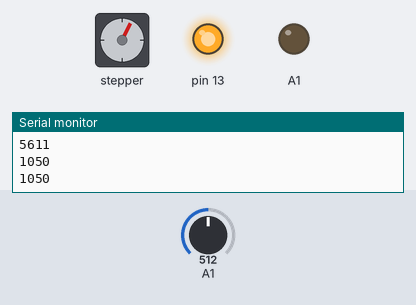
Bench run of a sketch on a simulated Arduino Uno, built with avr-gcc and run on an emulated ATmega328P. Parts: stepper motor, output pins drawn as LEDs (lit = HIGH), the last lines printed to the serial monitor. The test bench sets the inputs (shaded band); at power-on: A1 = 512. Stepper angles assume 200 steps per turn.

Above: at 3.7 s.
3.8 s: A1 set to 610
At 4.08 s:
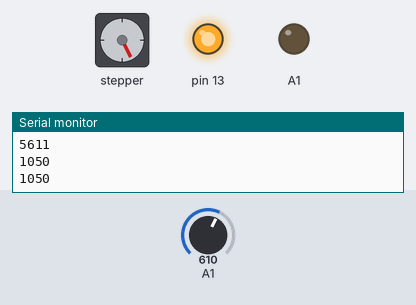
7.3 s: A1 set to 590
At 7.49 s:
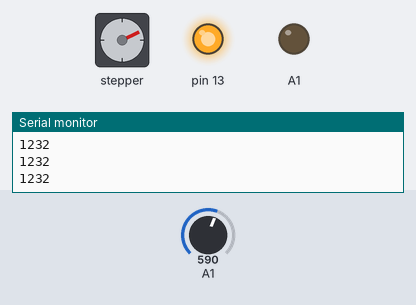
10.8 s: A1 set to 511
At 11.19 s:
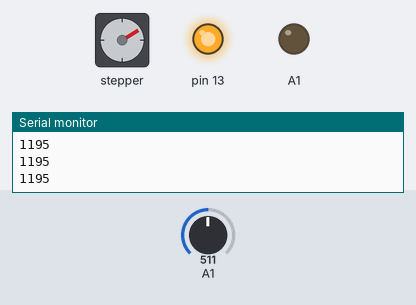
Timing chart, 0 to 20.3 s (numbered marks = the images above; inputs shaded):
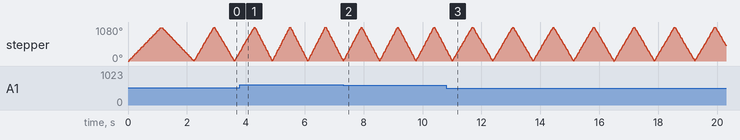

The sketch:

motortune.ino
```cpp
/*  Software to test the motor and tune the speed and current
    Moves the motor both directions 3 turns
    Outputs the steps/sec of the motor on the serial port
*/
#include <AccelStepper.h>
#include <MultiStepper.h>
#include <Streaming.h>

#define stepPin 6
#define dirPin 5
#define motorInterfaceType 1
#define enablePin 7
#define minSpeed 100
#define maxSpeed 2000
unsigned long time,time1;

AccelStepper stepper = AccelStepper(motorInterfaceType, stepPin, dirPin);

void stepperSetup(){
  // Set the maximum speed in steps per second:
  stepper.setMaxSpeed(600);
  stepper.setAcceleration(90000);
  stepper.setEnablePin(enablePin);
  stepper.enableOutputs();
  stepper.moveTo(600);
}

void setup() {

  stepperSetup();
  pinMode(13, OUTPUT);
  pinMode(A1, OUTPUT);
  pinMode(A0, INPUT);
//  pinMode(5, OUTPUT);
//  digitalWrite(5,HIGH);
  digitalWrite(13,HIGH);
  digitalWrite(A1,LOW);
  Serial.begin(9600);
  time = millis();

}

void loop() {
  long dist;
  int i;
  int spd0,spdc;
  if (millis()-time >=100){
    time=millis();
    int spd=analogRead(A1);
    if (spd != spd0){
      spd0=spd;
      spdc = map(spd0,0,1023,minSpeed,maxSpeed);
      stepper.setMaxSpeed(spdc);
    }
  }
  do{
    stepper.run();
  }
  while (stepper.distanceToGo()!=0);
  if (stepper.currentPosition()==600){
    //stepper.moveTo(0);
    stepper.runToNewPosition(0);
  }
  else{
    //stepper.moveTo(600);
    stepper.runToNewPosition(600);

  }
  Serial << spdc << endl;
}
```
